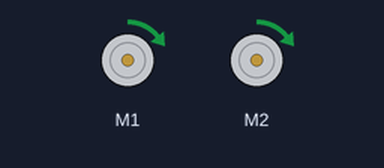
A sketch run on a simulated Arduino Uno, built with avr-gcc and run on an emulated ATmega328P. Parts: 2 × DC motor (green arrow = forward, orange = backward, longer = faster).

Above: at 0.05 s.
At 1.2 s:
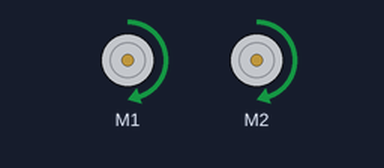
At 2.35 s:
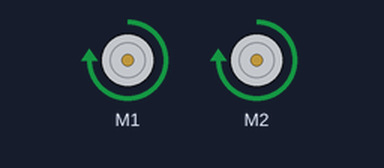
At 4.65 s:
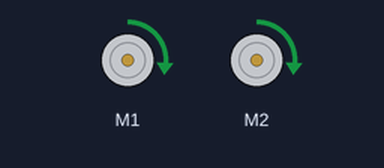
Timing chart, 0 to 6.6 s (numbered marks = the images above):
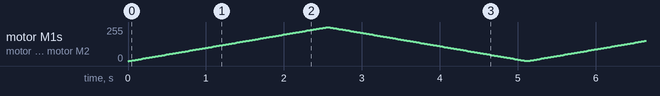

The sketch:

Projeto_mark1.ino
```cpp
#include <AFMotor.h>

//seleciona o motor
AF_DCMotor motor1(1);
AF_DCMotor motor2(2);

void setup() {
  // put your setup code here, to run once:

 //define a velocidade maxima
 motor1.setSpeed(255);
 motor2.setSpeed(255);
}

void loop() {
 //gira o motor no sentido horario
 //motor1.run(FORWARD);
//gira o motor no sentido anti-horario
 //motor2.run(BACKWARD);

motor1.run(FORWARD);
motor2.run(FORWARD);

uint8_t i;
for (i=0; i<255; i++)   {     // Acelera de 0 até a velocidade máxima
motor1.setSpeed(i);
motor2.setSpeed(i);
delay(10);
}

//diminui a velocidade maxima ate 0
for(i=255; i!=0; i--){
  motor1.setSpeed(i);
  motor2.setSpeed(i);
  delay(10);
}


}
```
